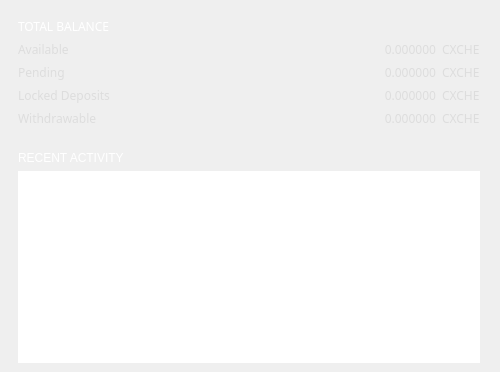
          <widget class="QGroupBox" name="groupBox_1">
           <property name="sizePolicy">
            <sizepolicy hsizetype="Preferred" vsizetype="Expanding">
             <horstretch>0</horstretch>
             <verstretch>0</verstretch>
            </sizepolicy>
           </property>
           <property name="minimumSize">
            <size>
             <width>500</width>
             <height>0</height>
            </size>
           </property>
           <property name="maximumSize">
            <size>
             <width>500</width>
             <height>16777215</height>
            </size>
           </property>
           <property name="styleSheet">
            <string notr="true">border: none;
padding: 0px;</string>
           </property>
           <layout class="QVBoxLayout" name="verticalLayout_4">
            <property name="leftMargin">
             <number>9</number>
            </property>
            <property name="topMargin">
             <number>9</number>
            </property>
            <property name="bottomMargin">
             <number>0</number>
            </property>
            <item>
             <widget class="QGroupBox" name="ov_fundsBox">
              <property name="sizePolicy">
               <sizepolicy hsizetype="Preferred" vsizetype="Preferred">
                <horstretch>0</horstretch>
                <verstretch>0</verstretch>
               </sizepolicy>
              </property>
              <property name="styleSheet">
               <string notr="true"/>
              </property>
              <property name="title">
               <string/>
              </property>
              <layout class="QGridLayout" name="gridLayout_4">
               <item row="3" column="0">
                <widget class="QLabel" name="label_pending">
                 <property name="sizePolicy">
                  <sizepolicy hsizetype="Expanding" vsizetype="Preferred">
                   <horstretch>0</horstretch>
                   <verstretch>0</verstretch>
                  </sizepolicy>
                 </property>
                 <property name="font">
                  <font>
                   <family>Poppins</family>
                  </font>
                 </property>
                 <property name="styleSheet">
                  <string notr="true">color: #ddd;
background: transparent;
border: none;
</string>
                 </property>
                 <property name="text">
                  <string>Pending</string>
                 </property>
                </widget>
               </item>
               <item row="4" column="2">
                <widget class="QLabel" name="m_tickerLabel2">
                 <property name="sizePolicy">
                  <sizepolicy hsizetype="Preferred" vsizetype="Preferred">
                   <horstretch>0</horstretch>
                   <verstretch>0</verstretch>
                  </sizepolicy>
                 </property>
                 <property name="font">
                  <font>
                   <family>Poppins</family>
                  </font>
                 </property>
                 <property name="styleSheet">
                  <string notr="true">color: #ddd;
            background: transparent;
            
            
            border: none;</string>
                 </property>
                 <property name="text">
                  <string notr="true">CXCHE</string>
                 </property>
                </widget>
               </item>
               <item row="2" column="0">
                <widget class="QLabel" name="label_available">
                 <property name="sizePolicy">
                  <sizepolicy hsizetype="Expanding" vsizetype="Preferred">
                   <horstretch>0</horstretch>
                   <verstretch>0</verstretch>
                  </sizepolicy>
                 </property>
                 <property name="font">
                  <font>
                   <family>Poppins</family>
                  </font>
                 </property>
                 <property name="styleSheet">
                  <string notr="true">color: #ddd;
            background: transparent;
            
            
            border: none;
</string>
                 </property>
                 <property name="text">
                  <string>Available</string>
                 </property>
                </widget>
               </item>
               <item row="0" column="0" colspan="2">
                <widget class="QLabel" name="title_totalBalance">
                 <property name="minimumSize">
                  <size>
                   <width>250</width>
                   <height>0</height>
                  </size>
                 </property>
                 <property name="maximumSize">
                  <size>
                   <width>250</width>
                   <height>16777215</height>
                  </size>
                 </property>
                 <property name="font">
                  <font>
                   <family>Poppins</family>
                  </font>
                 </property>
                 <property name="styleSheet">
                  <string notr="true">color: #fff;
            background: transparent;
            
            
            border: none;
            text-align: left;
            </string>
                 </property>
                 <property name="text">
                  <string>TOTAL BALANCE</string>
                 </property>
                </widget>
               </item>
               <item row="5" column="1">
                <widget class="QLabel" name="m_unlockedDeposits">
                 <property name="font">
                  <font>
                   <family>Poppins</family>
                  </font>
                 </property>
                 <property name="styleSheet">
                  <string notr="true">color: #ddd;
            background: transparent;
            
            
            border: none;</string>
                 </property>
                 <property name="text">
                  <string notr="true">0.000000</string>
                 </property>
                 <property name="alignment">
                  <set>Qt::AlignRight|Qt::AlignTrailing|Qt::AlignVCenter</set>
                 </property>
                </widget>
               </item>
               <item row="5" column="2">
                <widget class="QLabel" name="m_tickerLabel4">
                 <property name="sizePolicy">
                  <sizepolicy hsizetype="Preferred" vsizetype="Preferred">
                   <horstretch>0</horstretch>
                   <verstretch>0</verstretch>
                  </sizepolicy>
                 </property>
                 <property name="font">
                  <font>
                   <family>Poppins</family>
                  </font>
                 </property>
                 <property name="styleSheet">
                  <string notr="true">color: #ddd;
            background: transparent;
            
            
            border: none;</string>
                 </property>
                 <property name="text">
                  <string notr="true">CXCHE</string>
                 </property>
                </widget>
               </item>
               <item row="3" column="1">
                <widget class="QLabel" name="m_lockedBalance">
                 <property name="font">
                  <font>
                   <family>Poppins</family>
                  </font>
                 </property>
                 <property name="styleSheet">
                  <string notr="true">color: #ddd;
            background: transparent;
            
            
            border: none;</string>
                 </property>
                 <property name="text">
                  <string notr="true">0.000000</string>
                 </property>
                 <property name="alignment">
                  <set>Qt::AlignRight|Qt::AlignTrailing|Qt::AlignVCenter</set>
                 </property>
                </widget>
               </item>
               <item row="2" column="2">
                <widget class="QLabel" name="m_tickerLabel1">
                 <property name="sizePolicy">
                  <sizepolicy hsizetype="Preferred" vsizetype="Preferred">
                   <horstretch>0</horstretch>
                   <verstretch>0</verstretch>
                  </sizepolicy>
                 </property>
                 <property name="font">
                  <font>
                   <family>Poppins</family>
                  </font>
                 </property>
                 <property name="styleSheet">
                  <string notr="true">color: #ddd;
            background: transparent;
            
            
            border: none;</string>
                 </property>
                 <property name="text">
                  <string notr="true">CXCHE</string>
                 </property>
                </widget>
               </item>
               <item row="5" column="0">
                <widget class="QLabel" name="m_depositsUnlockedTitle">
                 <property name="sizePolicy">
                  <sizepolicy hsizetype="Expanding" vsizetype="Preferred">
                   <horstretch>0</horstretch>
                   <verstretch>0</verstretch>
                  </sizepolicy>
                 </property>
                 <property name="font">
                  <font>
                   <family>Poppins</family>
                  </font>
                 </property>
                 <property name="styleSheet">
                  <string notr="true">color: #ddd;
            background: transparent;
            
            
            border: none;
</string>
                 </property>
                 <property name="text">
                  <string>Withdrawable</string>
                 </property>
                </widget>
               </item>
               <item row="3" column="2">
                <widget class="QLabel" name="m_tickerLabel1_2">
                 <property name="sizePolicy">
                  <sizepolicy hsizetype="Preferred" vsizetype="Preferred">
                   <horstretch>0</horstretch>
                   <verstretch>0</verstretch>
                  </sizepolicy>
                 </property>
                 <property name="font">
                  <font>
                   <family>Poppins</family>
                  </font>
                 </property>
                 <property name="styleSheet">
                  <string notr="true">color: #ddd;
            background: transparent;
            
            
            border: none;</string>
                 </property>
                 <property name="text">
                  <string notr="true">CXCHE</string>
                 </property>
                </widget>
               </item>
               <item row="2" column="1">
                <widget class="QLabel" name="m_actualBalanceLabel">
                 <property name="font">
                  <font>
                   <family>Poppins</family>
                  </font>
                 </property>
                 <property name="styleSheet">
                  <string notr="true">color: #ddd;
            background: transparent;
            
            
            border: none;</string>
                 </property>
                 <property name="text">
                  <string notr="true">0.000000</string>
                 </property>
                 <property name="alignment">
                  <set>Qt::AlignRight|Qt::AlignTrailing|Qt::AlignVCenter</set>
                 </property>
                </widget>
               </item>
               <item row="4" column="0">
                <widget class="QLabel" name="label_lockedDeposits">
                 <property name="sizePolicy">
                  <sizepolicy hsizetype="Expanding" vsizetype="Preferred">
                   <horstretch>0</horstretch>
                   <verstretch>0</verstretch>
                  </sizepolicy>
                 </property>
                 <property name="font">
                  <font>
                   <family>Poppins</family>
                  </font>
                 </property>
                 <property name="styleSheet">
                  <string notr="true">color: #ddd;
            background: transparent;
            
            
            border: none;
</string>
                 </property>
                 <property name="text">
                  <string>Locked Deposits</string>
                 </property>
                </widget>
               </item>
               <item row="4" column="1">
                <widget class="QLabel" name="m_lockedDeposits">
                 <property name="font">
                  <font>
                   <family>Poppins</family>
                  </font>
                 </property>
                 <property name="styleSheet">
                  <string notr="true">color: #ddd;
            background: transparent;
            
            
            border: none;</string>
                 </property>
                 <property name="text">
                  <string notr="true">0.000000</string>
                 </property>
                 <property name="alignment">
                  <set>Qt::AlignRight|Qt::AlignTrailing|Qt::AlignVCenter</set>
                 </property>
                </widget>
               </item>
              </layout>
             </widget>
            </item>
            <item>
             <widget class="QGroupBox" name="ov_recentBox">
              <property name="sizePolicy">
               <sizepolicy hsizetype="Preferred" vsizetype="Expanding">
                <horstretch>0</horstretch>
                <verstretch>0</verstretch>
               </sizepolicy>
              </property>
              <property name="styleSheet">
               <string notr="true"/>
              </property>
              <property name="title">
               <string/>
              </property>
              <layout class="QGridLayout" name="gridLayout_13">
               <item row="0" column="0">
                <widget class="QLabel" name="title_recent">
                 <property name="styleSheet">
                  <string notr="true">color: #fff;
            background: transparent;
            
            
            border: none;
            text-align: left;
            </string>
                 </property>
                 <property name="text">
                  <string>RECENT ACTIVITY</string>
                 </property>
                </widget>
               </item>
               <item row="1" column="0">
                <widget class="QTreeView" name="m_recentTransactionsView">
                 <property name="sizePolicy">
                  <sizepolicy hsizetype="Preferred" vsizetype="Expanding">
                   <horstretch>0</horstretch>
                   <verstretch>0</verstretch>
                  </sizepolicy>
                 </property>
                 <property name="minimumSize">
                  <size>
                   <width>311</width>
                   <height>3</height>
                  </size>
                 </property>
                 <property name="maximumSize">
                  <size>
                   <width>16777215</width>
                   <height>16777215</height>
                  </size>
                 </property>
                 <property name="font">
                  <font>
                   <family>Poppins</family>
                   <pointsize>10</pointsize>
                  </font>
                 </property>
                 <property name="focusPolicy">
                  <enum>Qt::NoFocus</enum>
                 </property>
                 <property name="styleSheet">
                  <string notr="true">border: none;
font-size: 10pt;</string>
                 </property>
                 <property name="frameShape">
                  <enum>QFrame::NoFrame</enum>
                 </property>
                 <property name="verticalScrollBarPolicy">
                  <enum>Qt::ScrollBarAlwaysOff</enum>
                 </property>
                 <property name="horizontalScrollBarPolicy">
                  <enum>Qt::ScrollBarAlwaysOff</enum>
                 </property>
                 <property name="autoScrollMargin">
                  <number>1</number>
                 </property>
                 <property name="editTriggers">
                  <set>QAbstractItemView::NoEditTriggers</set>
                 </property>
                 <property name="selectionMode">
                  <enum>QAbstractItemView::NoSelection</enum>
                 </property>
                 <property name="indentation">
                  <number>0</number>
                 </property>
                 <property name="rootIsDecorated">
                  <bool>false</bool>
                 </property>
                 <property name="uniformRowHeights">
                  <bool>true</bool>
                 </property>
                 <property name="itemsExpandable">
                  <bool>false</bool>
                 </property>
                 <property name="headerHidden">
                  <bool>true</bool>
                 </property>
                 <property name="expandsOnDoubleClick">
                  <bool>false</bool>
                 </property>
                </widget>
               </item>
              </layout>
             </widget>
            </item>
           </layout>
          </widget>
